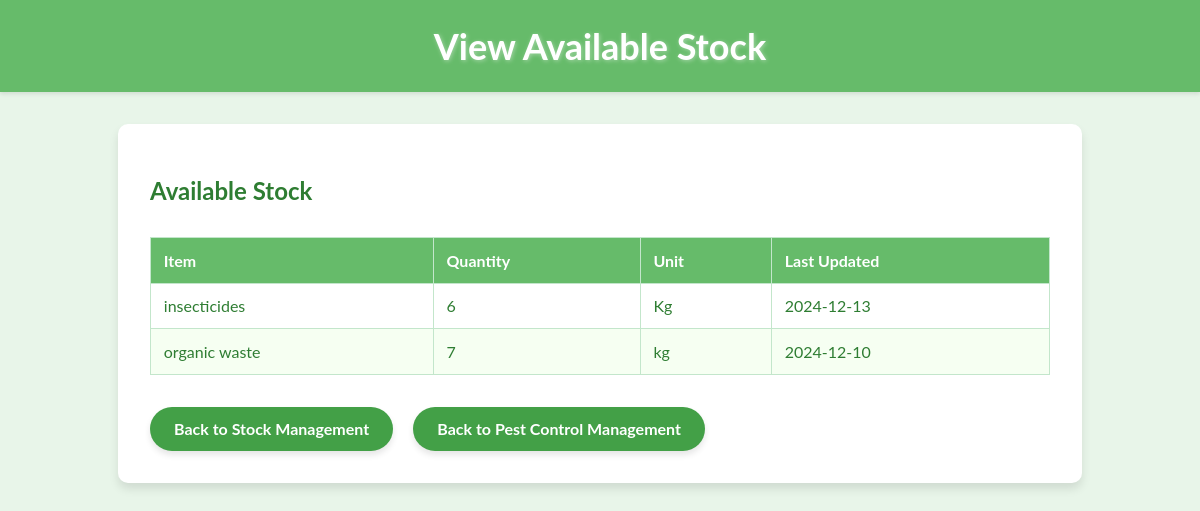
The page /pest_control_management/view_stock.php on the database as committed earlier.
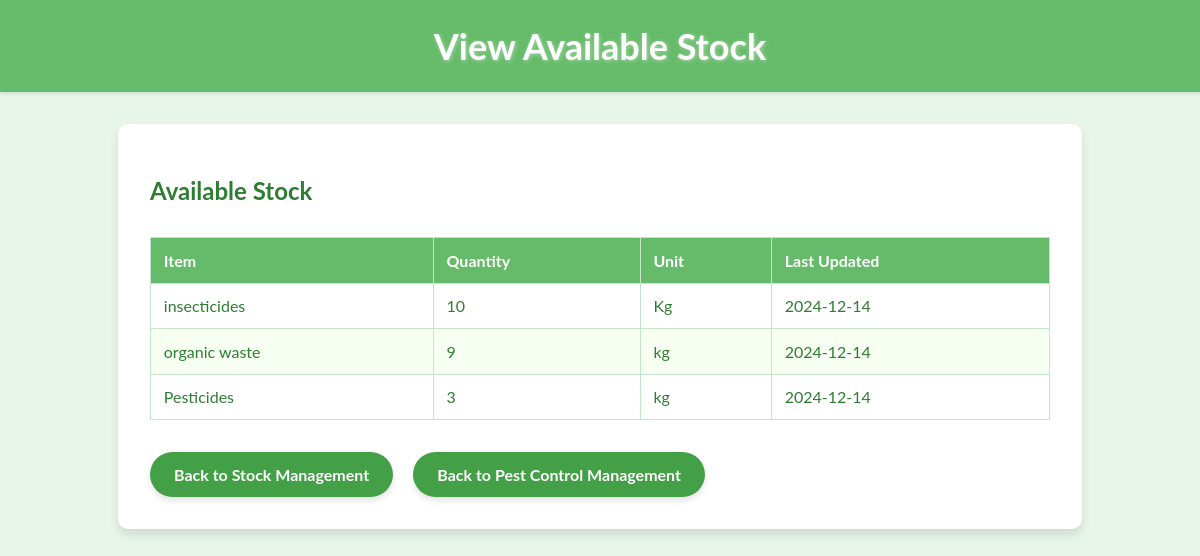
The same page on the database as committed later.
### tables this page shows
CREATE TABLE `stock_management` (
  `id` int NOT NULL,
  `item_name` varchar(100) NOT NULL,
  `quantity` int NOT NULL,
  `unit` varchar(50) DEFAULT NULL,
  `last_updated` date NOT NULL
);

### pest_control_management/view_stock.php (the view, shortened to what this page needs)
<?php
include '../db.php';
$stock = $pdo->query("SELECT * FROM stock_management ORDER BY item_name ASC")->fetchAll(PDO::FETCH_ASSOC);
?>
<!DOCTYPE html>
<html lang="en">
<head>
</head>
<body>
    <header>
        <h1>View Available Stock</h1>
    </header>
    <main>
        <h2>Available Stock</h2>
        <?php if (count($stock) > 0): ?>
            <table>
                <thead>
                    <tr>
                        <th>Item</th>
                        <th>Quantity</th>
                        <th>Unit</th>
                        <th>Last Updated</th>
                    </tr>
                </thead>
                <tbody>
                    <?php foreach ($stock as $item): ?>
                    <tr>
                        <td><?= htmlspecialchars($item['item_name']) ?></td>
                        <td><?= htmlspecialchars($item['quantity']) ?></td>
                        <td><?= htmlspecialchars($item['unit']) ?></td>
                        <td><?= htmlspecialchars($item['last_updated']) ?></td>
                    </tr>
                    <?php endforeach; ?>
                </tbody>
            </table>
        <?php else: ?>
            <p>No stock records available.</p>
        <?php endif; ?>
        <div class="button-container">
            <a href="stock_management.php" class="back-link">Back to Stock Management</a>
            <a href="index.php" class="back-link">Back to Pest Control Management</a>
        </div>
    </main>
</body>
</html>

### pest_control_management/view_stock.php (style rules this page uses)
body { font-family: "Lato", sans-serif; margin: 0; padding: 0; background-color: #e8f5e9; color: #2e7d32; }
header { background-color: #66bb6a; color: white; padding: 1.5rem 0; text-align: center; box-shadow: 0 2px 4px rgba(0, 0, 0, 0.1); }
header h1 { font-size: 36px; font-weight: bold; margin: 0; text-shadow: 1px 1px 4px #a5d6a7; }
main { margin: 2rem auto; max-width: 900px; width: 90%; background: white; padding: 2rem; border-radius: 10px; box-shadow: 0 6px 10px rgba(0, 0, 0, 0.1); text-align: left; }
main h2 { color: #2e7d32; font-size: 24px; margin-bottom: 20px; }
table { width: 100%; border-collapse: collapse; margin-top: 2rem; }
table th, table td { border: 1px solid #c3e6cb; padding: 0.8rem; text-align: left; }
table th { background-color: #66bb6a; color: white; }
table tr:nth-child(even) { background-color: #f6fff2; }
table tr:nth-child(odd) { background-color: #ffffff; }
a.back-link { display: inline-block; margin-top: 2rem; margin-right: 1rem; text-decoration: none; color: white; background-color: #43a047; padding: 0.8rem 1.5rem; border-radius: 30px; font-size: 16px; font-weight: bold; box-shadow: 0 4px 6px rgba(0, 0, 0, 0.1); transition: background-color 0.3s, transform 0.2s, box-shadow 0.2s; text-align: center; }

Rows that differ between the two databases and show on the page:
changed stock_management "insecticides": quantity "6" → "10"; last_updated "2024-12-13" → "2024-12-14"
changed stock_management "organic waste": quantity "7" → "9"; last_updated "2024-12-10" → "2024-12-14"
added stock_management: item_name "Pesticides", quantity "3", unit "kg", last_updated "2024-12-14"
